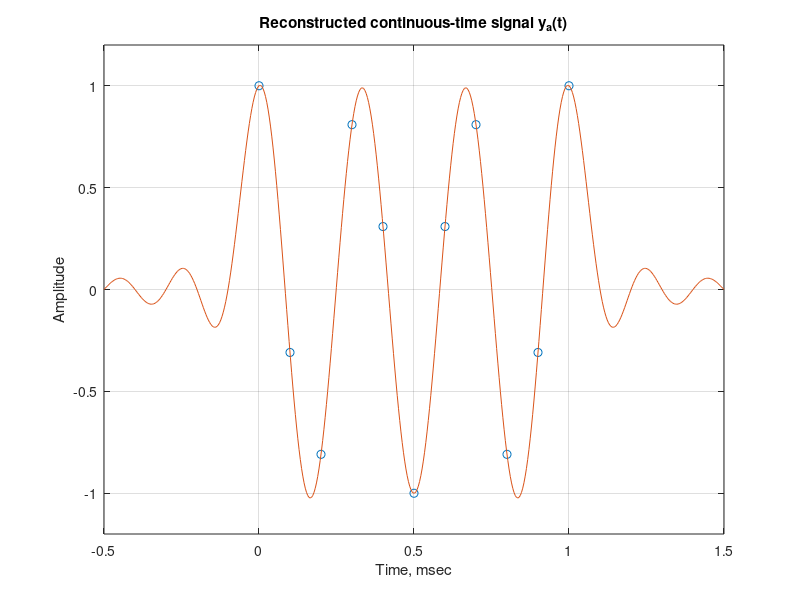

Write MATLAB code to recreate this figure.

% Illustration of Aliasing Effect in the Time-Domain
% Program adapted from [Kra94] with permission from
% The Mathworks, Inc., Natick, MA.
clf;
T = 0.1;f = 13;
n = (0:T:1)';
xs = cos(2*pi*f*n);
t = linspace(-0.5,1.5,500)';
ya = sinc((1/T)*t(:,ones(size(n))) - (1/T)*n(:,ones(size(t)))')*xs;
plot(n,xs,'o',t,ya);grid;
xlabel('Time, msec');ylabel('Amplitude');
title('Reconstructed continuous-time signal y_{a}(t)');
axis([-0.5  1.5  -1.2 1.2]);
